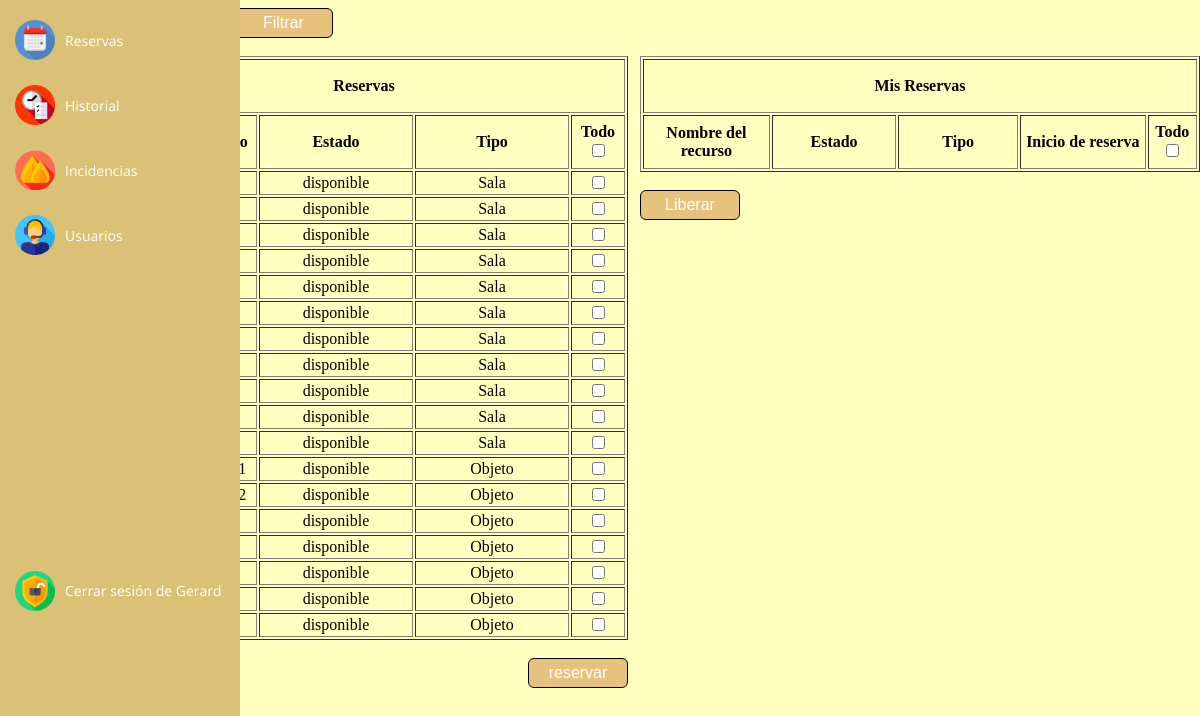
Screenshot of /principal.php?fl=C (signed in) with the database file from the repository.
### tables this page shows
CREATE TABLE `tbl_recursos` (
  `id_recursos` int(4) NOT NULL,
  `nombre_recursos` varchar(25) NOT NULL COMMENT 'Nombre del recurso',
  `estado_recursos` enum('disponible','ocupado','incidencia') NOT NULL COMMENT 'Estado',
  `id_tiporecursos` int(4) NOT NULL COMMENT 'Tipo'
);

CREATE TABLE `tbl_tiporecursos` (
  `id_tiporecursos` int(4) NOT NULL,
  `nombre_tiporecursos` varchar(25) NOT NULL
);

### principal.php (the view, shortened to what this page needs)
<!DOCTYPE html>
<html>
<head>
	<link rel="stylesheet" href="css/estilos.css">
</head>
<body>
    <?php
    include "header.php";
    ?>
<form action="filtros.php" method="post">
    <input class="boton" type="submit" value="Filtrar">
</form><br>
<table class="tabla">
    <?php
    if (!isset ($_GET['fl'])){
        $filtro='C';
    }else{
        $filtro=$_GET['fl'];
    }
    switch ($filtro) {
            case 'C' :
                $orderby = '';
                break;
        }
        ?>
<div>
    <form action="reservar.php" method="post" enctype="multipart/form-data">
        <table id="1" border="1">
            <tr>
                <th align='center'colspan="4">Reservas</th>
            </tr>
            <?php
            include("conexion.php");
            $sqlcomment = "SELECT column_comment
                            FROM information_schema.columns
                            WHERE table_name = 'tbl_recursos'";
            $sqlrecursos = "SELECT *, tbl_tiporecursos.id_tiporecursos
                            FROM tbl_recursos
                            LEFT JOIN tbl_tiporecursos
                            ON tbl_recursos.id_tiporecursos=tbl_tiporecursos.id_tiporecursos
                            $orderby" ;
            $comments = mysqli_query($connexion, $sqlcomment);
            while(($comment = mysqli_fetch_array($comments, MYSQLI_ASSOC)))
            {
                if($comment['column_comment'])
                {
                    foreach ($comment as $head)
                    {
                    echo "<th align='center'>". $head . "</th>";
                    }
                }
            }
            echo "<th id='todo'><label>Todo</label><input type='checkbox' onchange='SelectAll(this,1)' name='recurso[]'></th>";
            $recursos = mysqli_query($connexion, $sqlrecursos);
            while(($fila = mysqli_fetch_array($recursos)))
            {
                if($fila['estado_recursos'] == 'disponible'){
                    ?>
                    <tr>
                        <td><?php echo $fila[1]; ?></td>
                        <td><?php echo $fila[2]; ?></td>
                        <td><?php echo $fila[5]; ?></td>
                        <td><input type="checkbox" name="recurso[]" value="<?php echo $fila[0]; ?>"></td>
                    </tr>
                        <?php
                }
            }
                        ?>
        </table>
        <br>
        <input style="margin-left: 428px;" class="boton" type="submit" value="reservar" name="save"></td>
    </form>
</div>
<div style="position: absolute; left: 640px; top: 56px">
    <form action="reservar.php" method="post" enctype="multipart/form-data">
        <table border="1" id="2">
            <tr>
                <th align='center' colspan="5">Mis Reservas</th>
            </tr>
            <?php
            $sqlcomment = "SELECT column_comment FROM information_schema.columns WHERE table_name = 'tbl_recursos' or table_name = 'tbl_reservas' and COLUMN_NAME = 'inicio_reservas'";
            $comments = mysqli_query($connexion, $sqlcomment);
                while(($comment = mysqli_fetch_array($comments, MYSQLI_ASSOC)))
                {
                    if($comment['column_comment'])
                    {
                        foreach ($comment as $head)
                        {
                            echo "<th align='center'>". $head . "</th>";
                        }
                    }
                }
                echo "<th id='todo'><label>Todo</label><input type='checkbox' onchange='SelectAll(this,2)' name='recurso[]'></th>";
                        ?>
        </table>
        <br>
        <input style="margin-left: 0px;" class="boton" type="submit" value="Liberar" name="save2"></td>
    </form>
 </body>
</html>

### header.php (shortened to what this page needs)
<!DOCTYPE html>
<html>
<head>
	  <link rel="stylesheet" href="https://dev-style.agentfirecdn.com/bootstrap.client.css">
<link rel="stylesheet" href="https://dev-style.agentfirecdn.com/bootstrap.admin.css"><link rel='stylesheet' href='https://cdnjs.cloudflare.com/ajax/libs/font-awesome/4.7.0/css/font-awesome.min.css'><link rel="stylesheet" href="css/estilos.css">
</head>
<body>
		<?php
		if(isset($_SESSION['nombre'])){
        	include "menu.php";
		}else{
			header("Location: index.php");
		}
		?>
</body>
</html>

### menu.php (shortened to what this page needs)
<!DOCTYPE html>
<html>
<head>
	<link rel="stylesheet" href="https://dev-style.agentfirecdn.com/bootstrap.client.css">
	<link rel="stylesheet" href="https://dev-style.agentfirecdn.com/bootstrap.admin.css">
	<link rel='stylesheet' href='https://cdnjs.cloudflare.com/ajax/libs/font-awesome/4.7.0/css/font-awesome.min.css'>
	<link rel="stylesheet" href="css/estilos.css">
</head>
<body>
<div class="simple-admin">
	<div data-component="sidebar">
    	<div class="sidebar">
      		<ul class="list-group flex-column d-inline-block first-menu">
        		<li class="list-group-item py-2">
        			<a href="principal.php">
            			<img src="imagenes/reservas.png" height="40" class="mr-4"><span>Reservas</span>
        			</a>
        		</li>
        		<li class="list-group-item py-2">
        			<a href="historial.php">
            			<img src="imagenes/historial.png" height="40"class="mr-4"><span>Historial</span>
        			</a>
        		</li>
				<?php
				include "conexion.php";
				$name=$_SESSION["nombre"];
				$txt_qry_all="SELECT nombre_usuarios FROM tbl_usuarios WHERE nombre_usuarios='$name' and admin_usuarios=1 OR nombre_usuarios='$name' and informatico_usuarios=1";
				$txt_qry_admin="SELECT nombre_usuarios FROM tbl_usuarios WHERE nombre_usuarios='$name' and admin_usuarios=1";
				$qry_res_all=mysqli_query($connexion,$txt_qry_all);
				$qry_res_all2=mysqli_query($connexion,$txt_qry_all);
				$qry_res_admin=mysqli_query($connexion,$txt_qry_admin);
				if (null!=(mysqli_fetch_array($qry_res_all))){
			        echo '<li class="list-group-item py-2">
				        	<a href="incidencias.php">
				            	<img src="imagenes/incidencias.png" height="40" class="mr-4"><span>Incidencias</span>
				        	</a>
				          </li>';
				}
				if (null!=(mysqli_fetch_array($qry_res_admin))) {
					echo '<li class="list-group-item py-2">
				        	<a href="usuarios.php">
				            	<img src="imagenes/usuarios.png" height="40" class="mr-4"><span>Usuarios</span>
				        	</a>
				          </li>
				          <li class="list-group-item py-2"  style="margin-top: 305.5px">';
				}elseif (null!=(mysqli_fetch_array($qry_res_all2))){
					echo '<li class="list-group-item py-2"  style="margin-top: 370px">';
				}else{
					echo '<li class="list-group-item py-2"  style="margin-top: 435px">';
				}
				?>
        			<a href="logout.php">
            			<img src="imagenes/logout.png" height="40" class="mr-4"><span>Cerrar sesión de <?php echo $_SESSION['nombre'];?></span>
        			</a>
        		</li>
    		</ul>
    	</div>
	</div>
</div>
</body>
</html>

### css/estilos.css (style rules this page uses)
[data-component='sidebar'] .sidebar { position: fixed; z-index: 9999; font-family: 'Open Sans', sans-serif; }
[data-component='sidebar'] .first-menu { position: fixed; background-color: #DAC176; height: 100vw; width: 30px; top: -16px; left: 0px; overflow: hidden; -webkit-transition-duration: 0.3s; -moz-transition-duration: 0.3s; -o-transition-duration: 0.3s; transition-duration: 0.3s; }
[data-component='sidebar'] .first-menu .list-group-item { border-right: 0; list-style:none; margin-top:15px; margin-left:-30px; text-align:left; }
[data-component='sidebar'] .first-menu .list-group-item:not(last-child) { border-bottom: 0; padding-top: 5px; padding-left: 5px; }
[data-component='sidebar'] .first-menu a { white-space: nowrap; color: white; font-weight: 400; font-size: 0.875em; text-decoration: none; margin-top: 10px; }
[data-component='sidebar'] .first-menu a span { opacity: 0; visibility: hidden; padding:10px; vertical-align: 75%; }
table.tabla, th.tabla, td.tabla { border: 1px solid black; border-collapse: collapse; }
.boton { text-decoration: none; width: 100px; padding: 5px; font-size: 16px; color: white; background-color: #E7C27D; border-radius: 6px; border: 1px solid black; }
th { width:150px; height:50px; }
td { text-align: center; }
body { background-color: #FFFFBF; margin-left: 100px; }
#todo { width: 50px; }

### rows the page displays
tbl_recursos: estado_recursos "disponible", id_tiporecursos.nombre_tiporecursos "Sala"
tbl_recursos: estado_recursos "disponible", id_tiporecursos.nombre_tiporecursos "Sala"
tbl_recursos: estado_recursos "disponible", id_tiporecursos.nombre_tiporecursos "Sala"
tbl_recursos: estado_recursos "disponible", id_tiporecursos.nombre_tiporecursos "Sala"
tbl_recursos: estado_recursos "disponible", id_tiporecursos.nombre_tiporecursos "Sala"
tbl_recursos: estado_recursos "disponible", id_tiporecursos.nombre_tiporecursos "Sala"
tbl_recursos: estado_recursos "disponible", id_tiporecursos.nombre_tiporecursos "Sala"
tbl_recursos: estado_recursos "disponible", id_tiporecursos.nombre_tiporecursos "Sala"
tbl_recursos: estado_recursos "disponible", id_tiporecursos.nombre_tiporecursos "Sala"
tbl_recursos: estado_recursos "disponible", id_tiporecursos.nombre_tiporecursos "Sala"
tbl_recursos: estado_recursos "disponible", id_tiporecursos.nombre_tiporecursos "Sala"
tbl_recursos: estado_recursos "disponible", id_tiporecursos.nombre_tiporecursos "Objeto"
tbl_recursos: estado_recursos "disponible", id_tiporecursos.nombre_tiporecursos "Objeto"
tbl_recursos: estado_recursos "disponible", id_tiporecursos.nombre_tiporecursos "Objeto"
tbl_recursos: estado_recursos "disponible", id_tiporecursos.nombre_tiporecursos "Objeto"
tbl_recursos: estado_recursos "disponible", id_tiporecursos.nombre_tiporecursos "Objeto"
tbl_recursos: estado_recursos "disponible", id_tiporecursos.nombre_tiporecursos "Objeto"
tbl_recursos: estado_recursos "disponible", id_tiporecursos.nombre_tiporecursos "Objeto"

### other values shown
$_SESSION['nombre'] "Gerard"
$head "Estado"
$head "Tipo"
$head "Nombre del recurso"
$head "Inicio de reserva"
